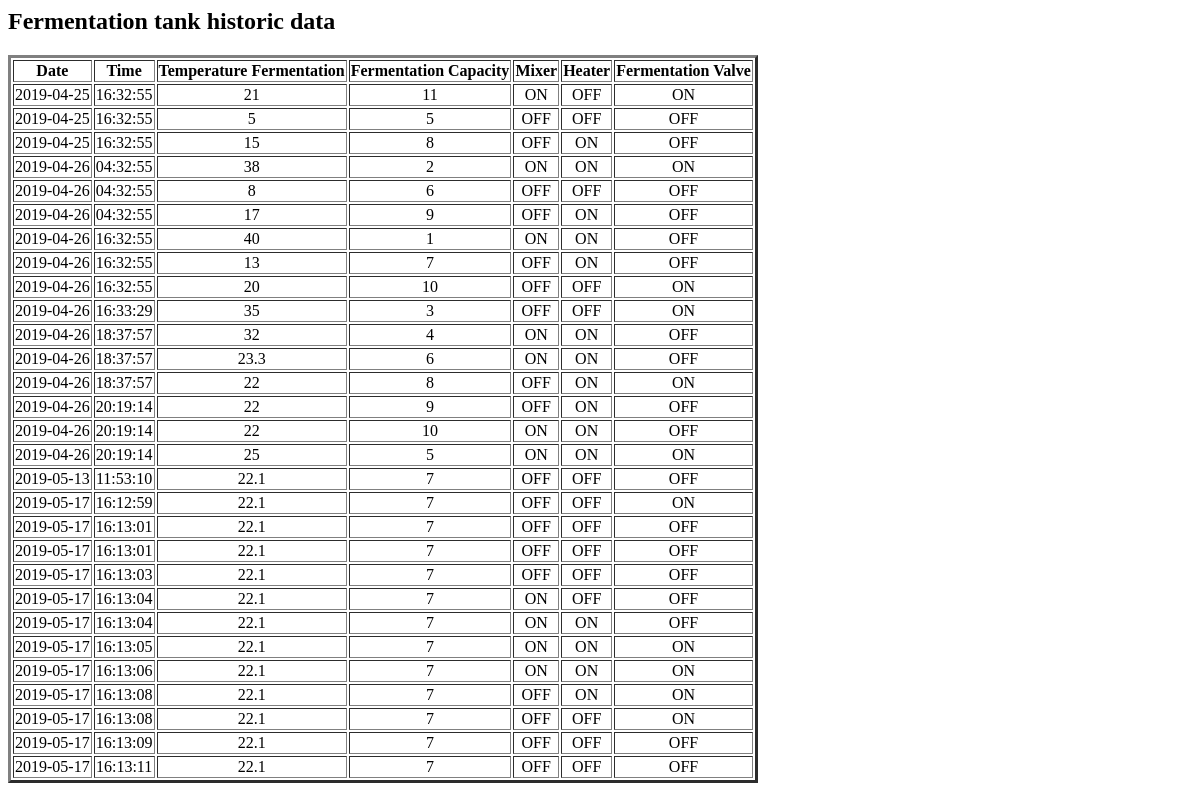
The page /ftank on the database as committed earlier.
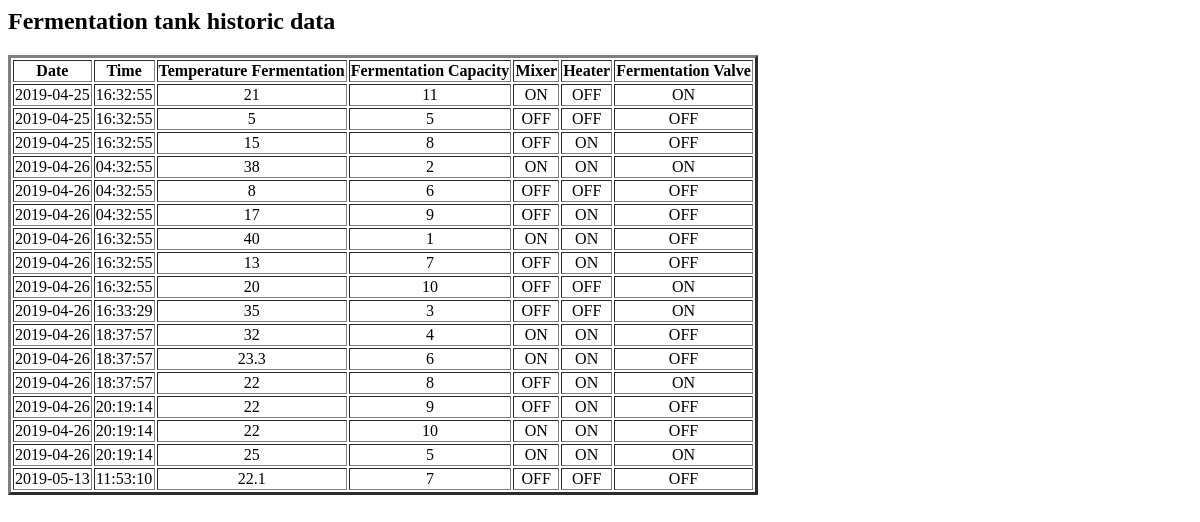
The same page on the database as committed later.
### tables this page shows
CREATE TABLE "sensors" (
	`tdate`	DATE,
	`ttime`	TIME,
	`tempferm`	NUMERIC,
	`tempbeer`	NUMERIC,
	`capferm`	NUMERIC,
	`capbeer`	NUMERIC,
	`mixer`	TEXT,
	`heater`	TEXT,
	`valferm`	TEXT,
	`valbeer`	TEXT
);

### selec_temps.py (the view)
@app.route('/ftank')
def Taula_ferm():
	conn = sqlite3.connect('lleidabeer.db')
	print("Opened database successfully")
	llista =[]
	cursor = conn.execute("SELECT tdate,ttime,tempferm,capferm,mixer,heater,valferm from sensors")
	for row in cursor:
	   llista.append(row)
	print("Operation done successfully")
	conn.close()
	return  render_template("fermhistoric.html",llista=llista)

### templates/fermhistoric.html (shortened to what this page needs)
<html>
  <head>
  </head>
  <body>
    <h2>Fermentation tank historic data</h2>
    <table border="3">
      <tr align="center">
	<th>Date</th>
	<th>Time</th>
	<th>Temperature Fermentation</th>
	<th>Fermentation Capacity</th>
	<th>Mixer</th>
	<th>Heater</th>
	<th>Fermentation Valve</th>
      </tr>
	{% for row in llista %}
          <tr align="center">
	  {% for cell in row %}
	    <td> {{cell}} </td>
	  {% endfor %}
	  </tr>
	{% endfor %}
    </table>
  </body>
</html>

Rows that differ between the two databases and show on the page:
removed sensors: tdate "2019-05-17", ttime "16:12:59", tempferm "22.1", row "7", mixer "OFF", heater "OFF", valferm "ON"
removed sensors: tdate "2019-05-17", ttime "16:13:01", tempferm "22.1", row "7", mixer "OFF", heater "OFF", valferm "OFF"
removed sensors: tdate "2019-05-17", ttime "16:13:01", tempferm "22.1", row "7", mixer "OFF", heater "OFF", valferm "OFF"
removed sensors: tdate "2019-05-17", ttime "16:13:03", tempferm "22.1", row "7", mixer "OFF", heater "OFF", valferm "OFF"
removed sensors: tdate "2019-05-17", ttime "16:13:04", tempferm "22.1", row "7", mixer "ON", heater "OFF", valferm "OFF"
removed sensors: tdate "2019-05-17", ttime "16:13:04", tempferm "22.1", row "7", mixer "ON", heater "ON", valferm "OFF"
removed sensors: tdate "2019-05-17", ttime "16:13:05", tempferm "22.1", row "7", mixer "ON", heater "ON", valferm "ON"
removed sensors: tdate "2019-05-17", ttime "16:13:06", tempferm "22.1", row "7", mixer "ON", heater "ON", valferm "ON"
removed sensors: tdate "2019-05-17", ttime "16:13:08", tempferm "22.1", row "7", mixer "OFF", heater "ON", valferm "ON"
removed sensors: tdate "2019-05-17", ttime "16:13:08", tempferm "22.1", row "7", mixer "OFF", heater "OFF", valferm "ON"
removed sensors: tdate "2019-05-17", ttime "16:13:09", tempferm "22.1", row "7", mixer "OFF", heater "OFF", valferm "OFF"
removed sensors: tdate "2019-05-17", ttime "16:13:11", tempferm "22.1", row "7", mixer "OFF", heater "OFF", valferm "OFF"
